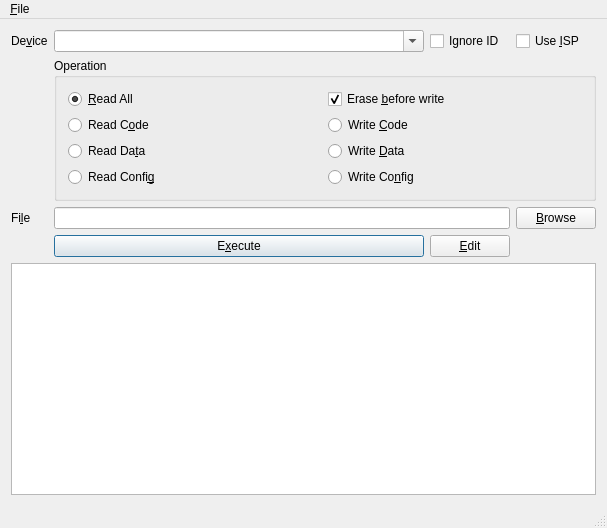
<?xml version="1.0" encoding="UTF-8"?>
<ui version="4.0">
 <class>MainWindow</class>
 <widget class="QMainWindow" name="MainWindow">
  <property name="geometry">
   <rect>
    <x>0</x>
    <y>0</y>
    <width>607</width>
    <height>528</height>
   </rect>
  </property>
  <property name="windowTitle">
   <string>Qtl866 Device Programmer GUI</string>
  </property>
  <widget class="QWidget" name="centralWidget">
   <layout class="QGridLayout" name="gridLayout">
    <item row="3" column="0" colspan="2">
     <widget class="QTextEdit" name="shell">
      <property name="font">
       <font>
        <family>DejaVu Sans Mono</family>
       </font>
      </property>
      <property name="toolTip">
       <string>Output from CLI tool</string>
      </property>
      <property name="readOnly">
       <bool>true</bool>
      </property>
     </widget>
    </item>
    <item row="1" column="0" rowspan="2" colspan="2">
     <widget class="QWidget" name="controls" native="true">
      <layout class="QGridLayout" name="gridLayout_2">
       <property name="leftMargin">
        <number>0</number>
       </property>
       <property name="topMargin">
        <number>0</number>
       </property>
       <property name="rightMargin">
        <number>0</number>
       </property>
       <property name="bottomMargin">
        <number>0</number>
       </property>
       <item row="0" column="3">
        <widget class="QCheckBox" name="useisp">
         <property name="toolTip">
          <string>Check for ISP mode</string>
         </property>
         <property name="text">
          <string>Use &amp;ISP</string>
         </property>
        </widget>
       </item>
       <item row="0" column="0">
        <widget class="QLabel" name="label">
         <property name="text">
          <string>De&amp;vice</string>
         </property>
         <property name="buddy">
          <cstring>device</cstring>
         </property>
        </widget>
       </item>
       <item row="1" column="1" colspan="3">
        <widget class="QGroupBox" name="mode">
         <property name="title">
          <string>Operation</string>
         </property>
         <layout class="QGridLayout" name="gridLayout_3">
          <item row="5" column="0">
           <widget class="QRadioButton" name="readconfig">
            <property name="text">
             <string>Read Confi&amp;g</string>
            </property>
           </widget>
          </item>
          <item row="1" column="0">
           <widget class="QRadioButton" name="readAll">
            <property name="toolTip">
             <string>Read all of device (not recommended; generates unconverted files -- see CLI help for more information)</string>
            </property>
            <property name="text">
             <string>&amp;Read All</string>
            </property>
            <property name="checked">
             <bool>true</bool>
            </property>
           </widget>
          </item>
          <item row="4" column="1">
           <widget class="QRadioButton" name="writedata">
            <property name="text">
             <string>Write &amp;Data</string>
            </property>
           </widget>
          </item>
          <item row="3" column="1">
           <widget class="QRadioButton" name="writecode">
            <property name="text">
             <string>Write &amp;Code</string>
            </property>
           </widget>
          </item>
          <item row="5" column="1">
           <widget class="QRadioButton" name="writeconfig">
            <property name="text">
             <string>Write Co&amp;nfig</string>
            </property>
           </widget>
          </item>
          <item row="3" column="0">
           <widget class="QRadioButton" name="readcode">
            <property name="text">
             <string>Read C&amp;ode</string>
            </property>
           </widget>
          </item>
          <item row="4" column="0">
           <widget class="QRadioButton" name="readdata">
            <property name="text">
             <string>Read Da&amp;ta</string>
            </property>
           </widget>
          </item>
          <item row="1" column="1">
           <widget class="QCheckBox" name="erasechip">
            <property name="toolTip">
             <string>If checked, erase device before programming if possible</string>
            </property>
            <property name="text">
             <string>Erase &amp;before write</string>
            </property>
            <property name="checked">
             <bool>true</bool>
            </property>
           </widget>
          </item>
         </layout>
        </widget>
       </item>
       <item row="0" column="2">
        <widget class="QCheckBox" name="ignoreid">
         <property name="toolTip">
          <string>Ignore chip ID mismatch and proceed anyway</string>
         </property>
         <property name="text">
          <string>Ignore ID</string>
         </property>
        </widget>
       </item>
       <item row="3" column="1">
        <widget class="QPushButton" name="exec">
         <property name="toolTip">
          <string>Begin selected operation</string>
         </property>
         <property name="text">
          <string>E&amp;xecute</string>
         </property>
         <property name="default">
          <bool>true</bool>
         </property>
        </widget>
       </item>
       <item row="2" column="1" colspan="2">
        <widget class="QLineEdit" name="filename">
         <property name="toolTip">
          <string>Select file. Known file types for code and data are .bin, .hex, and .srec. Fuses are in .txt files.</string>
         </property>
        </widget>
       </item>
       <item row="2" column="0">
        <widget class="QLabel" name="label_2">
         <property name="text">
          <string>Fi&amp;le</string>
         </property>
         <property name="buddy">
          <cstring>filename</cstring>
         </property>
        </widget>
       </item>
       <item row="0" column="1">
        <widget class="QComboBox" name="device">
         <property name="sizePolicy">
          <sizepolicy hsizetype="Preferred" vsizetype="Fixed">
           <horstretch>1</horstretch>
           <verstretch>0</verstretch>
          </sizepolicy>
         </property>
         <property name="toolTip">
          <string>Enter or select device name (case sensitive)</string>
         </property>
         <property name="editable">
          <bool>true</bool>
         </property>
        </widget>
       </item>
       <item row="3" column="2">
        <widget class="QPushButton" name="editbtn">
         <property name="text">
          <string>&amp;Edit</string>
         </property>
        </widget>
       </item>
       <item row="2" column="3">
        <widget class="QPushButton" name="browse">
         <property name="text">
          <string>&amp;Browse</string>
         </property>
        </widget>
       </item>
      </layout>
     </widget>
    </item>
   </layout>
  </widget>
  <widget class="QMenuBar" name="menuBar">
   <property name="geometry">
    <rect>
     <x>0</x>
     <y>0</y>
     <width>607</width>
     <height>25</height>
    </rect>
   </property>
   <widget class="QMenu" name="menu_File">
    <property name="title">
     <string>&amp;File</string>
    </property>
    <addaction name="separator"/>
    <addaction name="separator"/>
    <addaction name="action_About"/>
    <addaction name="action_Options"/>
    <addaction name="action_Exit"/>
   </widget>
   <addaction name="menu_File"/>
  </widget>
  <widget class="QStatusBar" name="statusBar"/>
  <action name="action_Exit">
   <property name="text">
    <string>E&amp;xit</string>
   </property>
  </action>
  <action name="action_About">
   <property name="text">
    <string>&amp;About</string>
   </property>
  </action>
  <action name="action_Options">
   <property name="text">
    <string>&amp;Options</string>
   </property>
  </action>
 </widget>
 <layoutdefault spacing="6" margin="11"/>
 <tabstops>
  <tabstop>readAll</tabstop>
  <tabstop>readcode</tabstop>
  <tabstop>readdata</tabstop>
  <tabstop>readconfig</tabstop>
  <tabstop>erasechip</tabstop>
  <tabstop>writecode</tabstop>
  <tabstop>writedata</tabstop>
  <tabstop>writeconfig</tabstop>
  <tabstop>shell</tabstop>
 </tabstops>
 <resources/>
 <connections>
  <connection>
   <sender>action_Exit</sender>
   <signal>triggered()</signal>
   <receiver>MainWindow</receiver>
   <slot>close()</slot>
   <hints>
    <hint type="sourcelabel">
     <x>-1</x>
     <y>-1</y>
    </hint>
    <hint type="destinationlabel">
     <x>268</x>
     <y>258</y>
    </hint>
   </hints>
  </connection>
 </connections>
</ui>
